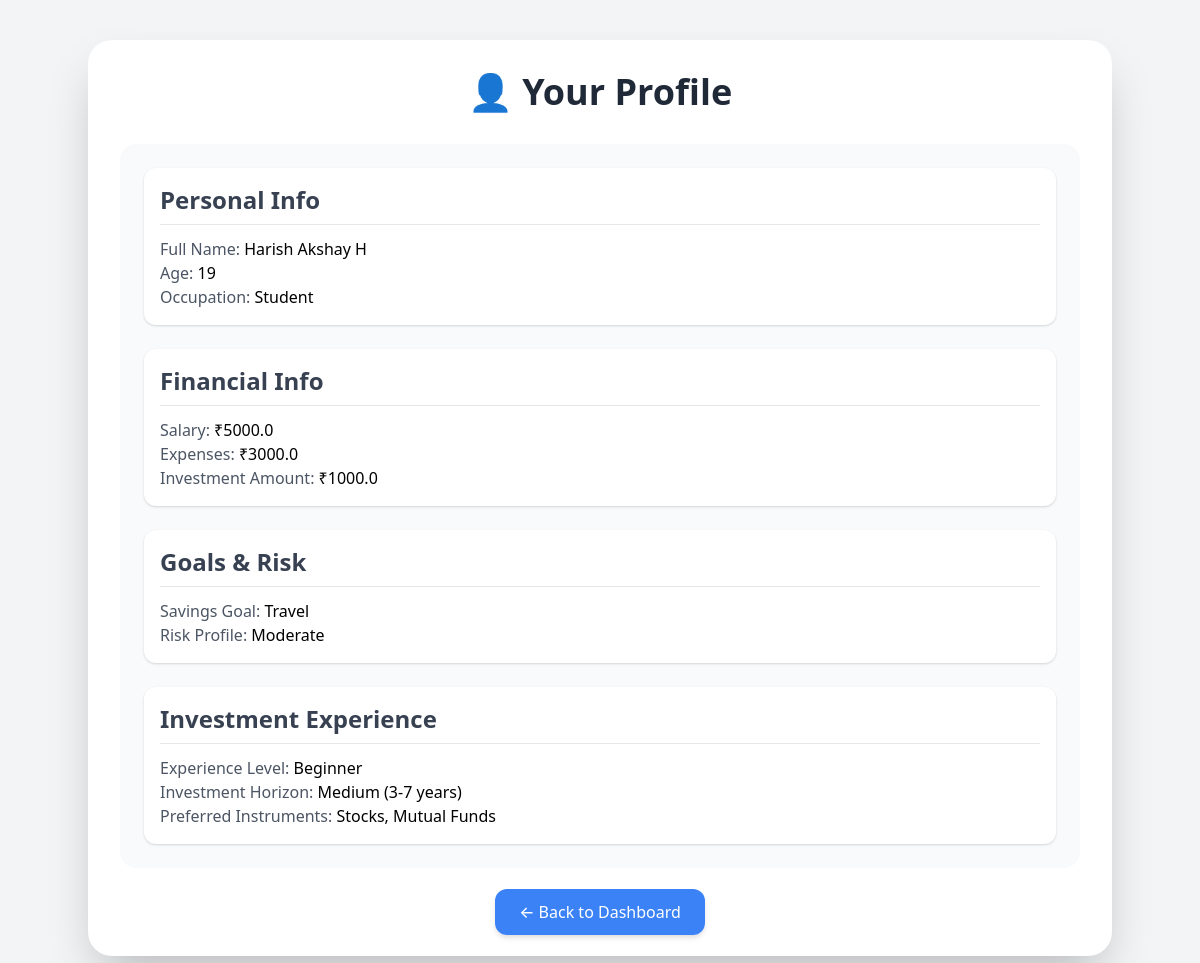
The page /view-profile (signed in) on the database its author committed.
### tables this page shows
CREATE TABLE user_profile (
                    id INTEGER PRIMARY KEY AUTOINCREMENT,
                    user_id INTEGER NOT NULL,
                    full_name TEXT,
                    age INTEGER,
                    occupation TEXT,
                    salary REAL,
                    expenses REAL,
                    investment_amt REAL,
                    savings_goal TEXT,
                    risk_profile TEXT,
                    investment_experience TEXT,
                    investment_horizon TEXT,
                    preferred_instruments TEXT,
                    FOREIGN KEY(user_id) REFERENCES users(id)
                );

### app/auth_routes.py (the view)
@auth_routes.route('/view-profile')
def view_profile():
    if 'user_id' not in session:
        flash("You need to login first!", "warning")
        return redirect(url_for('auth_routes.login'))
    conn = sqlite3.connect(DB_PATH)
    conn.row_factory = sqlite3.Row  # lets you access columns by name
    c = conn.cursor()
    c.execute("SELECT * FROM user_profile WHERE user_id = ?", (session['user_id'],))
    profile = c.fetchone()
    conn.close()
    return render_template('view_profile.html', profile=profile)

### app/templates/view_profile.html (shortened to what this page needs)
<!DOCTYPE html>
<html lang="en">
<head>
    <link href="https://cdn.jsdelivr.net/npm/tailwindcss@2.2.19/dist/tailwind.min.css" rel="stylesheet">
</head>
<body class="bg-gray-100 min-h-screen flex items-center justify-center py-10">
    <div class="bg-white rounded-3xl shadow-2xl w-full max-w-5xl p-8">
        <h2 class="text-4xl font-bold text-gray-800 mb-8 text-center">👤 Your Profile</h2>
        {% if profile %}
        <div class="bg-gray-50 rounded-2xl p-6 space-y-6">
            <div class="bg-white rounded-xl p-4 shadow">
                <h3 class="text-2xl font-semibold mb-3 text-gray-700 border-b border-gray-200 pb-2">Personal Info</h3>
                <p><span class="font-medium text-gray-600">Full Name:</span> {{ profile['full_name'] }}</p>
                <p><span class="font-medium text-gray-600">Age:</span> {{ profile['age'] }}</p>
                <p><span class="font-medium text-gray-600">Occupation:</span> {{ profile['occupation'] }}</p>
            </div>
            <div class="bg-white rounded-xl p-4 shadow">
                <h3 class="text-2xl font-semibold mb-3 text-gray-700 border-b border-gray-200 pb-2">Financial Info</h3>
                <p><span class="font-medium text-gray-600">Salary:</span> ₹{{ profile['salary'] }}</p>
                <p><span class="font-medium text-gray-600">Expenses:</span> ₹{{ profile['expenses'] }}</p>
                <p><span class="font-medium text-gray-600">Investment Amount:</span> ₹{{ profile['investment_amt'] }}</p>
            </div>
            <div class="bg-white rounded-xl p-4 shadow">
                <h3 class="text-2xl font-semibold mb-3 text-gray-700 border-b border-gray-200 pb-2">Goals & Risk</h3>
                <p><span class="font-medium text-gray-600">Savings Goal:</span> {{ profile['savings_goal'] }}</p>
                <p><span class="font-medium text-gray-600">Risk Profile:</span> {{ profile['risk_profile'] }}</p>
            </div>
            <div class="bg-white rounded-xl p-4 shadow">
                <h3 class="text-2xl font-semibold mb-3 text-gray-700 border-b border-gray-200 pb-2">Investment Experience</h3>
                <p><span class="font-medium text-gray-600">Experience Level:</span> {{ profile['investment_experience'] }}</p>
                <p><span class="font-medium text-gray-600">Investment Horizon:</span> {{ profile['investment_horizon'] }}</p>
                <p><span class="font-medium text-gray-600">Preferred Instruments:</span> {{ profile['preferred_instruments'] }}</p>
            </div>
        </div>
        {% else %}
        <p class="text-center text-gray-500 mt-4 text-lg">No profile data found. Please complete your profile.</p>
        {% endif %}
        <div class="mt-8 text-center">
            <a href="{{ url_for('finance_routes.home') }}" class="bg-blue-500 text-white px-6 py-3 rounded-xl hover:bg-blue-600 font-medium shadow-md transition">
                ← Back to Dashboard
            </a>
        </div>
    </div>
</body>
</html>

### rows shown on the page
user_profile: full_name "Harish Akshay H", age "19", occupation "Student", salary "5000.0", expenses "3000.0", investment_amt "1000.0", savings_goal "Travel", risk_profile "Moderate", investment_experience "Beginner", investment_horizon "Medium (3-7 years)", preferred_instruments "Stocks, Mutual Funds"
